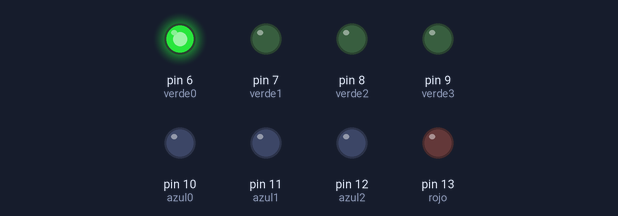
This sketch was run on a simulated Arduino Uno, built with avr-gcc and run on an emulated ATmega328P. Shown: output pins drawn as LEDs (lit = HIGH).

Above: at 0.15 s.
At 1.4 s:
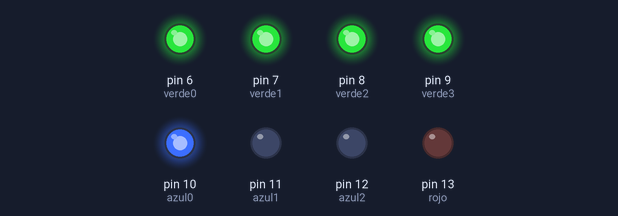
At 1.8 s:
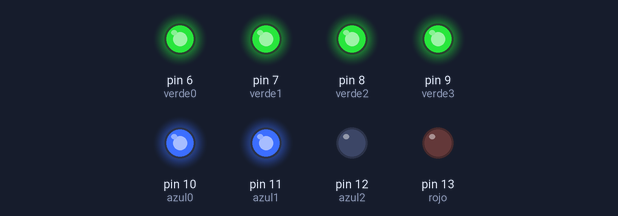
At 2.2 s:
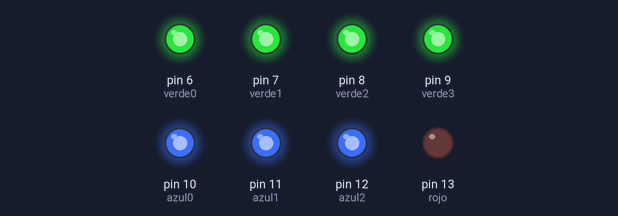
At 3.5 s:
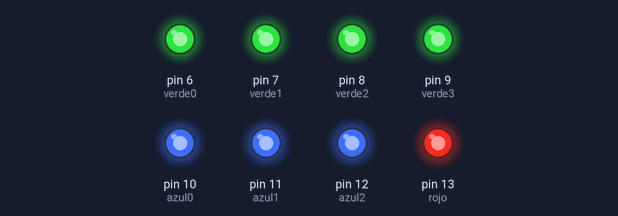
At 5.3 s:
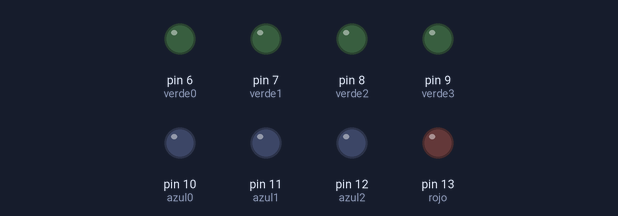
Timing chart, 0 to 7.6 s (numbered marks = the images above):
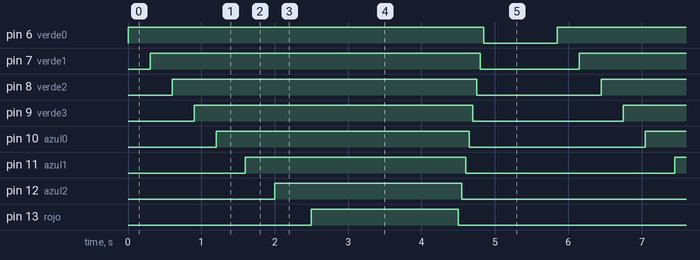

Measured:
- by itself, pin 6 (verde0): alternates HIGH for 4.9 s and LOW for 1.0 s
- by itself, pin 7 (verde1): alternates HIGH for 4.5 s and LOW for 1.4 s
- by itself, pin 8 (verde2): alternates HIGH for 4.2 s and LOW for 1.7 s
- by itself, pin 9 (verde3): alternates HIGH for 3.8 s and LOW for 2.1 s
- by itself, pin 10 (azul0): alternates HIGH for 3.5 s and LOW for 2.4 s
- by itself, pin 11 (azul1): alternates HIGH for 3.0 s and LOW for 2.9 s
- by itself, pin 12 (azul2): alternates HIGH for 2.6 s and LOW for 3.3 s
- by itself, pin 13 (rojo): alternates HIGH for 2.0 s and LOW for 3.9 s

The sketch:

LED_METER_ES.ino
```cpp
/*****************/
/*  MEDIDOR LED  */
/*****************/

/*** Sergio Jimenez Salmeron ***/

//** Definiciones **//
int rojo = 13;      //definimos el valor del pin para el LED rojo
int azul2 = 12;     //definimos el valor de los pines para los LEDs azules
int azul1 = 11;
int azul0 = 10;
int verde3 = 9;     //definimos el valor de los pines para los LEDs verdes
int verde2 = 8;
int verde1 = 7;
int verde0 = 6;


//** Programa **//
void setup() {
  pinMode(verde3,OUTPUT);  //declaramos los pines verdes como salida
  pinMode(verde2,OUTPUT);
  pinMode(verde1,OUTPUT);
  pinMode(verde0,OUTPUT);
  pinMode(azul2,OUTPUT);   //declaramos los pines azules como salida
  pinMode(azul1,OUTPUT);
  pinMode(azul0,OUTPUT);
  pinMode(rojo,OUTPUT);    //declaramos el pin rojo como salida
}

void loop() {
 digitalWrite(verde0,HIGH);   //encendemos el LED verde 1
 delay(300);                  //esperamos 0.3 segundos

 digitalWrite(verde1,HIGH);   //encendemos el LED verde 2
 delay(300);                  //esperamos 0.3 segundos

 digitalWrite(verde2,HIGH);   //encendemos el LED verde 3
 delay(300);                  //esperamos 0.3 segundos

 digitalWrite(verde3,HIGH);   //encendemos el LED verde 4
 delay(300);                  //esperamos 0.3 segundos


 digitalWrite(azul0,HIGH);    //encendemos el LED azul 1
 delay(400);                  //esperamos 0.4 segundos

 digitalWrite(azul1,HIGH);    //encendemos el LED azul 2
 delay(400);                  //esperamos 0.4 segundos

 digitalWrite(azul2,HIGH);    //encendemos el LED azul 3
 delay(500);                  //esperamos 0.4 segundos


 digitalWrite(rojo,HIGH);     //encendemos el led rojo
 delay(2000);                 //esperamos 2 segundos
 digitalWrite(rojo,LOW);      //apagamos el led rojo
 delay(50);                   //esperamos medio segundo

 digitalWrite(azul2,LOW);     //apagamos los demas leds en cascada
 delay(50);
 digitalWrite(azul1,LOW);
 delay(50);
 digitalWrite(azul0,LOW);
 delay(50);
 digitalWrite(verde3,LOW);
 delay(50);
 digitalWrite(verde2,LOW);
 delay(50);
 digitalWrite(verde1,LOW);
 delay(50);
 digitalWrite(verde0,LOW);
 delay(1000);                  //esperamos 1 segundo para volver a realizar la secuencia

}
```
